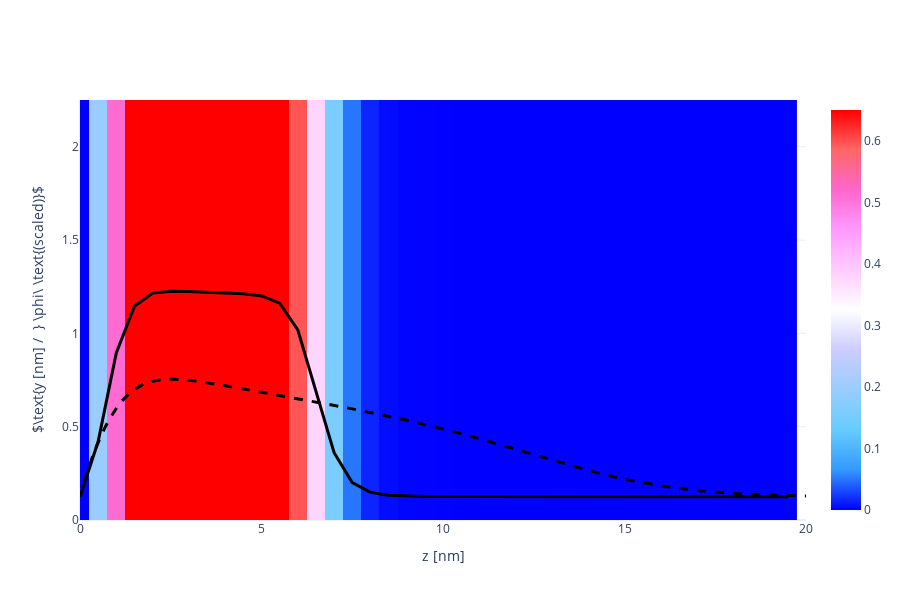

Write notebook code for a chart like this one.
### Code cell
X, Y, Z = np.array(phAr.iloc[:,0]), np.array(phAr.iloc[:,1]), np.array(phAr.iloc[:,2])
vol = np.array(phAr.iloc[:,3])

Lz_max = 20
vol = vol[Z < Lz_max]
X = X[Z < Lz_max]
Y = Y[Z < Lz_max]
Z = Z[Z < Lz_max]

Nz_new = int(len(Z)/Nx/Ny)
x = [X[i*Ny*Nz_new] for i in range(Nx)]
y = [Y[j*Nz_new]    for j in range(Ny)]
z = [Z[k]           for k in range(Nz_new)]

xslice = 10
islice = int(xslice*(x[1]-x[0]))
vol = np.array([vol[(islice*Ny+j)*Nz_new+k] for j in range(Ny) for k in range(Nz_new)]).reshape(Ny, Nz_new)

import plotly.graph_objects as go
heatmap = go.Heatmap(
            x=z, y=y, z=vol,
            zmin = 0.0, zmax = 0.65,
            colorscale= 'Picnic'
          )
scatter = go.Scatter(
            x = z,
            y = 1.5*vol[int(Ny/2), :] + max(y)/2-1,
            line = dict(color='black', width=3)
          )

fname = GIT+'ph_a030x075_1D.dat'
df = pd.read_csv(fname, sep="\s+", skiprows=0)
a000x075_1d = pd.DataFrame([df.iloc[:,0], df.iloc[:,1]], index=['z', 'pha']).T

reference = go.Scatter(
                x = a000x075_1d.z,
                y = 1.5*a000x075_1d.pha + max(y)/2-1,
                line = dict(color='black', width=3, dash='dash')
            )

layout = go.Layout( xaxis_range = [0, Lz_max], yaxis_range = [0, y[-1]],
                    yaxis_title = r'$\text{y [nm] /  } \phi\ \text{(scaled)}$', xaxis_title = 'z [nm]',
                    scene_xaxis_showticklabels=True,
                    scene_yaxis_showticklabels=True,
                    scene_zaxis_showticklabels=True,
                    showlegend = False,
                    template='plotly_white', width=900, height=600)
fig = go.Figure(data = [heatmap, scatter, reference], layout = layout)
fig.show()

### Figure 1 — Plotly figure (JSON) as saved in the notebook; plotly's stock layout.template omitted (floating-point values rounded to 4 significant figures; data arrays with more than 128 entries replaced by an {"elided": "..."} marker saying what was removed)
{"data": [{"colorscale": [[0, "rgb(0,0,255)"], [0.1, "rgb(51,153,255)"], [0.2, "rgb(102,204,255)"], [0.3, "rgb(153,204,255)"], [0.4, "rgb(204,204,255)"], [0.5, "rgb(255,255,255)"], [0.6, "rgb(255,204,255)"], [0.7, "rgb(255,153,255)"], [0.8, "rgb(255,102,204)"], [0.9, "rgb(255,102,102)"], [1, "rgb(255,0,0)"]], "type": "heatmap", "x": [0, 0.5, 1, 1.5, 2, 2.5, 3, 3.5, 4, 4.5, 5, 5.5, 6, 6.5, 7, 7.5, 8, 8.5, 9, 9.5, 10, 10.5, 11, 11.5, 12, 12.5, 13, 13.5, 14, 14.5, 15, 15.5, 16, 16.5, 17, 17.5, 18, 18.5, 19, 19.5], "y": [0, 0.25, 0.5, 0.75, 1, 1.25, 1.5, 1.75, 2, 2.25], "z": {"elided": "10x40 float values"}, "zmax": 0.65, "zmin": 0}, {"line": {"color": "black", "width": 3}, "type": "scatter", "x": [0, 0.5, 1, 1.5, 2, 2.5, 3, 3.5, 4, 4.5, 5, 5.5, 6, 6.5, 7, 7.5, 8, 8.5, 9, 9.5, 10, 10.5, 11, 11.5, 12, 12.5, 13, 13.5, 14, 14.5, 15, 15.5, 16, 16.5, 17, 17.5, 18, 18.5, 19, 19.5], "y": [0.125, 0.4202, 0.8947, 1.145, 1.216, 1.226, 1.225, 1.221, 1.217, 1.211, 1.2, 1.161, 1.019, 0.693, 0.3607, 0.2002, 0.1478, 0.1325, 0.1278, 0.1262, 0.1255, 0.1252, 0.1251, 0.1251, 0.125, 0.125, 0.125, 0.125, 0.125, 0.125, 0.125, 0.125, 0.125, 0.125, 0.125, 0.125, 0.125, 0.125, 0.125, 0.125]}, {"line": {"color": "black", "dash": "dash", "width": 3}, "type": "scatter", "x": {"elided": "440 float values"}, "y": {"elided": "440 float values"}}], "layout": {"height": 600, "scene": {"xaxis": {"showticklabels": true}, "yaxis": {"showticklabels": true}, "zaxis": {"showticklabels": true}}, "showlegend": false, "width": 900, "xaxis": {"range": [0, 20], "title": {"text": "z [nm]"}, "type": "linear"}, "yaxis": {"range": [0, 2.25], "title": {"text": "$\\text{y [nm] /  } \\phi\\ \\text{(scaled)}$"}, "type": "linear"}}}
